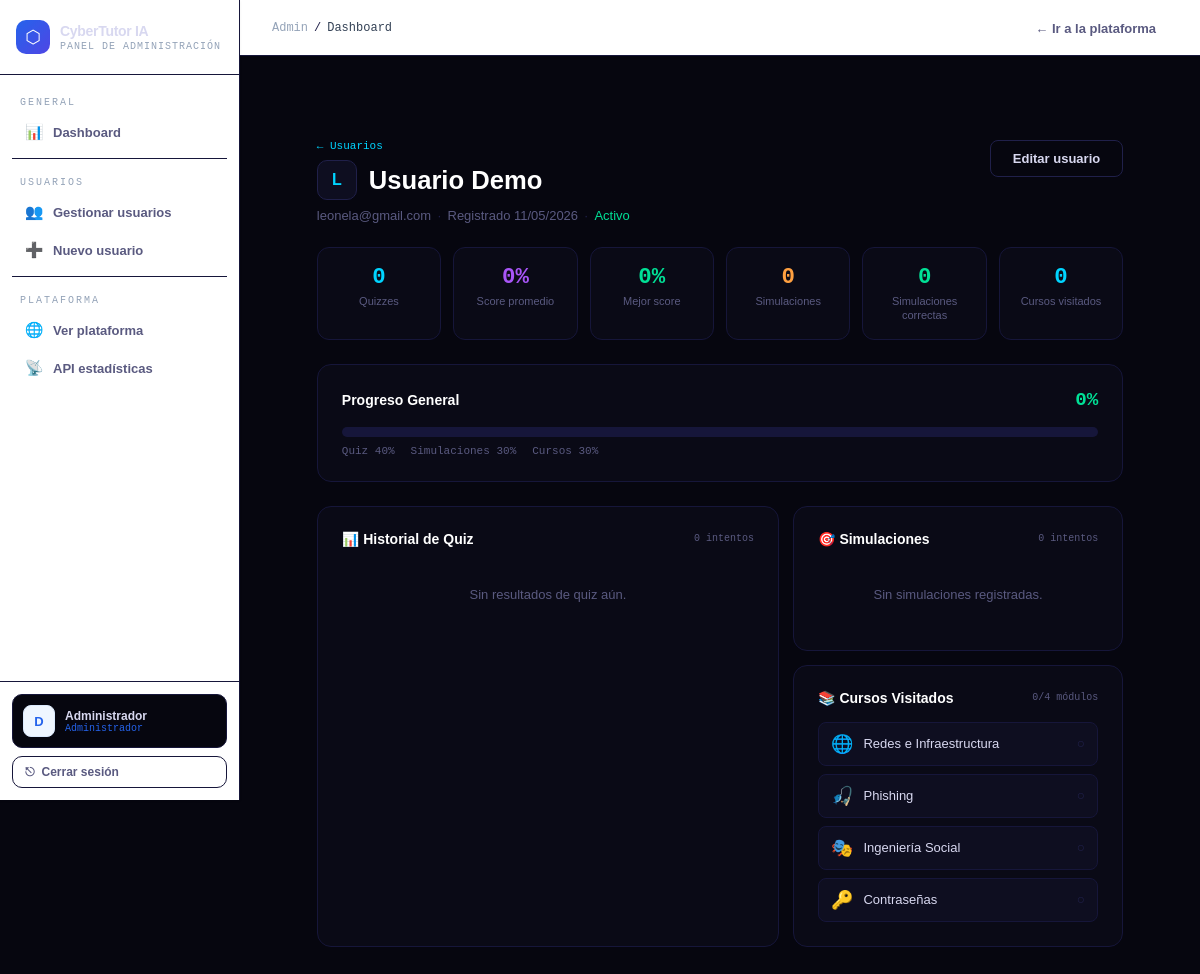
The page /admin/users/2/progress (signed in) on the database as committed earlier.
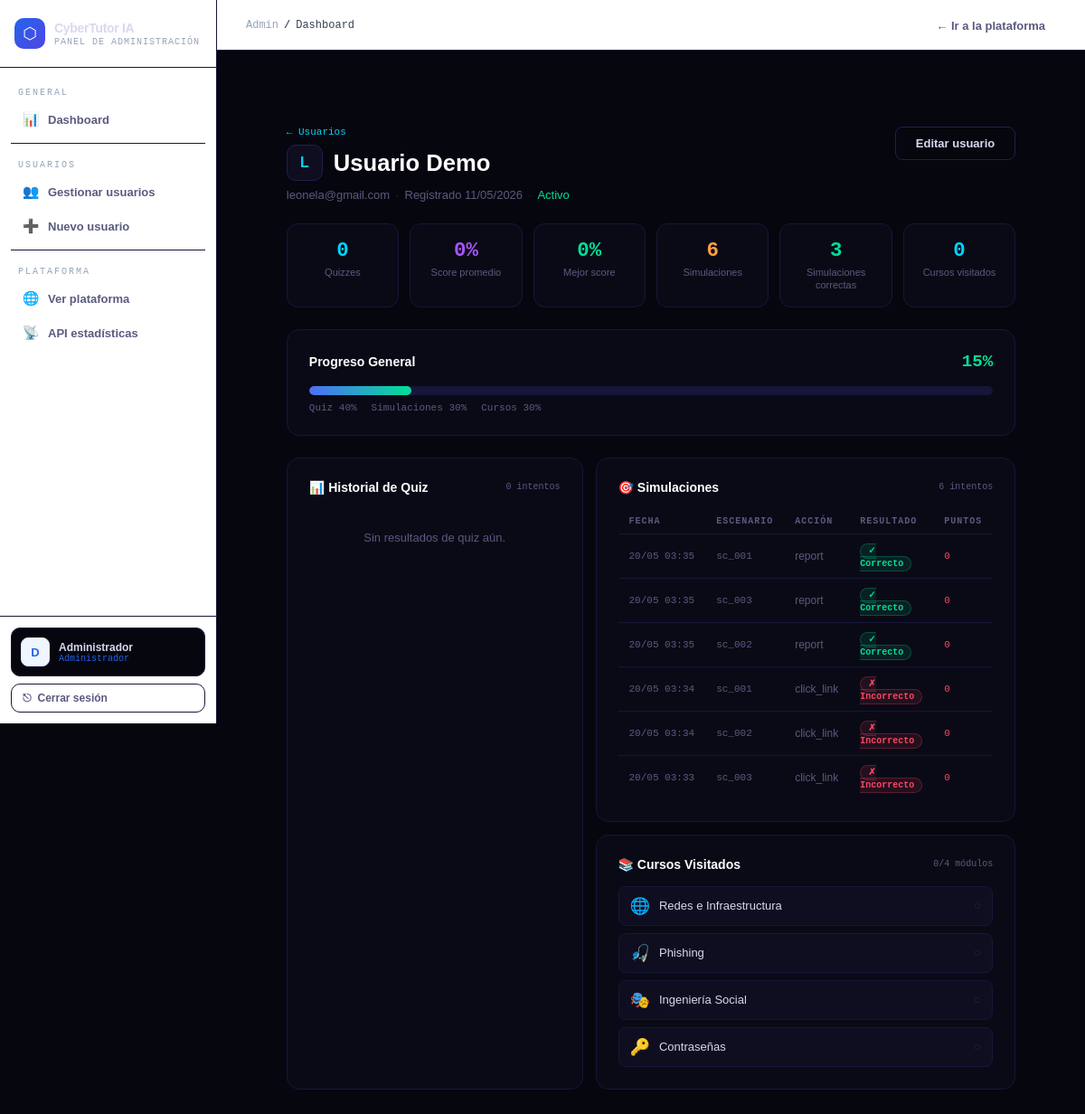
The same page on the database as committed later.
### app/models/user.py (models this page shows, shortened)
class User(db.Model, UserMixin):
    __tablename__ = 'user'
    id           = db.Column(db.Integer, primary_key=True)
    email        = db.Column(db.String(100), unique=True, nullable=False)
    password     = db.Column(db.String(255), nullable=False)
    name         = db.Column(db.String(100), default='')
    is_admin     = db.Column(db.Boolean, default=False)
    is_active    = db.Column(db.Boolean, default=True)
    created_at   = db.Column(db.DateTime, default=datetime.utcnow)
    last_login   = db.Column(db.DateTime, nullable=True)
    quiz_results       = db.relationship('QuizResult',       backref='user', lazy=True, cascade='all, delete-orphan')
    simulation_results = db.relationship('SimulationResult', backref='user', lazy=True, cascade='all, delete-orphan')
    course_visits      = db.relationship('CourseVisit',      backref='user', lazy=True, cascade='all, delete-orphan')
    @property
    def quiz_count(self):
        return len(self.quiz_results)
    @property
    def avg_quiz_score(self):
        if not self.quiz_results:
            return 0
        return round(sum(r.score for r in self.quiz_results) / len(self.quiz_results))
    @property
    def best_quiz_score(self):
        if not self.quiz_results:
            return 0
        return max(r.score for r in self.quiz_results)
    @property
    def simulation_count(self):
        return len(self.simulation_results)
    @property
    def simulation_correct(self):
        return sum(1 for r in self.simulation_results if r.is_correct)
    @property
    def courses_visited(self):
        return len(set(v.course_id for v in self.course_visits))
    @property
    def overall_progress(self):
        quiz_score   = self.avg_quiz_score * 0.4          # 40%
        sim_score    = (self.simulation_correct / max(self.simulation_count, 1)) * 100 * 0.3  # 30%
        course_score = min(self.courses_visited / 4, 1) * 100 * 0.3   # 30% (4 cursos total)
        return round(quiz_score + sim_score + course_score)

### app/models/progress.py (models this page shows, shortened)
class SimulationResult(db.Model):
    __tablename__ = 'simulation_result'
    id           = db.Column(db.Integer, primary_key=True)
    user_id      = db.Column(db.Integer, db.ForeignKey('user.id'), nullable=False)
    scenario_id  = db.Column(db.String(20), nullable=False)     # ej: "sc_001"
    action_taken = db.Column(db.String(30), nullable=False)     # ej: "report"
    is_correct   = db.Column(db.Boolean, nullable=False)
    points       = db.Column(db.Integer, default=0)
    risk_level   = db.Column(db.String(10), default='medio')    # alto/medio/bajo
    created_at   = db.Column(db.DateTime, default=datetime.utcnow)

### app/routes/admin.py (the view)
@admin.route('/users/<int:user_id>/progress')
@login_required
@admin_required
def user_progress(user_id):
    user = User.query.get_or_404(user_id)
    quiz_results = QuizResult.query.filter_by(user_id=user_id)\
                    .order_by(QuizResult.created_at.desc()).all()
    sim_results = SimulationResult.query.filter_by(user_id=user_id)\
                    .order_by(SimulationResult.created_at.desc()).all()
    course_visits = CourseVisit.query.filter_by(user_id=user_id)\
                    .order_by(CourseVisit.visited_at.desc()).all()
    quiz_history = [
        {'date': r.created_at.strftime('%d/%m'), 'score': r.score}
        for r in reversed(quiz_results[:10])
    ]
    return render_template('admin/user_progress.html',
        user=user,
        quiz_results=quiz_results,
        sim_results=sim_results,
        course_visits=course_visits,
        quiz_history=quiz_history,
    )

### app/templates/admin/user_progress.html (shortened to what this page needs)
{% extends "base_admin.html" %}
{% block content %}
<div class="adm-page">
  <div class="adm-header">
    <div>
      <div class="adm-eyebrow">
        <a href="{{ url_for('admin.users') }}" class="adm-back">← Usuarios</a>
      </div>
      <h1 class="adm-title">
        <div class="user-avatar-lg">{{ user.email[0].upper() }}</div>
        {{ user.name or user.email }}
      </h1>
      <div class="user-meta">
        <span>{{ user.email }}</span>
        <span class="dot">·</span>
        <span>Registrado {{ user.created_at.strftime('%d/%m/%Y') }}</span>
        <span class="dot">·</span>
        <span class="{% if user.is_active %}text-safe{% else %}text-danger{% endif %}">
          {{ 'Activo' if user.is_active else 'Inactivo' }}
        </span>
      </div>
    </div>
    <a href="{{ url_for('admin.edit_user', user_id=user.id) }}" class="btn-adm-secondary">Editar usuario</a>
  </div>
  <div class="prog-kpi-grid">
    <div class="prog-kpi">
      <div class="pk-num pk-blue">{{ user.quiz_count }}</div>
      <div class="pk-label">Quizzes</div>
    </div>
    <div class="prog-kpi">
      <div class="pk-num pk-purple">{{ user.avg_quiz_score }}%</div>
      <div class="pk-label">Score promedio</div>
    </div>
    <div class="prog-kpi">
      <div class="pk-num pk-green">{{ user.best_quiz_score }}%</div>
      <div class="pk-label">Mejor score</div>
    </div>
    <div class="prog-kpi">
      <div class="pk-num pk-orange">{{ user.simulation_count }}</div>
      <div class="pk-label">Simulaciones</div>
    </div>
    <div class="prog-kpi">
      <div class="pk-num pk-green">{{ user.simulation_correct }}</div>
      <div class="pk-label">Simulaciones correctas</div>
    </div>
    <div class="prog-kpi">
      <div class="pk-num pk-blue">{{ user.courses_visited }}</div>
      <div class="pk-label">Cursos visitados</div>
    </div>
  </div>
  <div class="adm-card" style="margin-bottom:1.5rem;">
    <div class="adm-card-header">
      <span class="adm-card-title">Progreso General</span>
      <span class="prog-pct">{{ user.overall_progress }}%</span>
    </div>
    <div class="prog-bar-outer">
      <div class="prog-bar-inner" style="width:{{ user.overall_progress }}%"></div>
    </div>
    <div class="prog-legend">
      <span>Quiz 40%</span>
      <span>Simulaciones 30%</span>
      <span>Cursos 30%</span>
    </div>
  </div>
  <div class="adm-row-2">
    <div class="adm-card">
      <div class="adm-card-header">
        <span class="adm-card-title">📊 Historial de Quiz</span>
        <span class="adm-card-sub">{{ quiz_results | length }} intentos</span>
      </div>
      {% if quiz_results %}
      <div class="mini-chart">
        {% for r in quiz_results[-10:] | reverse %}
        <div class="mc-bar-wrap" title="{{ r.score }}% — {{ r.created_at.strftime('%d/%m') }}">
          <div class="mc-bar {% if r.score >= 90 %}mc-green{% elif r.score >= 70 %}mc-blue{% elif r.score >= 50 %}mc-yellow{% else %}mc-red{% endif %}"
               style="height: {{ r.score }}%">
          </div>
          <div class="mc-label">{{ r.created_at.strftime('%d/%m') }}</div>
        </div>
        {% endfor %}
      </div>
      <div class="adm-table-wrap" style="margin-top:1.25rem;">
        <table class="adm-table">
          <thead><tr><th>Fecha</th><th>Score</th><th>Correctas</th><th>Nivel</th></tr></thead>
          <tbody>
            {% for r in quiz_results %}
            <tr>
              <td class="td-muted td-mono">{{ r.created_at.strftime('%d/%m/%Y %H:%M') }}</td>
              <td>
                <span class="score-pill {% if r.score >= 90 %}pill-green{% elif r.score >= 70 %}pill-blue{% elif r.score >= 50 %}pill-yellow{% else %}pill-red{% endif %}">
                  {{ r.score }}%
                </span>
              </td>
              <td class="td-muted td-mono">{{ r.correct }}/{{ r.total }}</td>
              <td class="td-muted">
                {% if r.score >= 90 %}Experto
                {% elif r.score >= 70 %}Avanzado
                {% elif r.score >= 50 %}Intermedio
                {% else %}Principiante{% endif %}
              </td>
            </tr>
            {% endfor %}
          </tbody>
        </table>
      </div>
      {% else %}
      <p class="adm-empty">Sin resultados de quiz aún.</p>
      {% endif %}
    </div>
    <div style="display:flex; flex-direction:column; gap:14px;">
      <div class="adm-card">
        <div class="adm-card-header">
          <span class="adm-card-title">🎯 Simulaciones</span>
          <span class="adm-card-sub">{{ sim_results | length }} intentos</span>
        </div>
        {% if sim_results %}
        <div class="adm-table-wrap">
          <table class="adm-table">
            <thead><tr><th>Fecha</th><th>Escenario</th><th>Acción</th><th>Resultado</th><th>Puntos</th></tr></thead>
            <tbody>
              {% for r in sim_results %}
              <tr>
                <td class="td-muted td-mono" style="white-space:nowrap;">{{ r.created_at.strftime('%d/%m %H:%M') }}</td>
                <td class="td-muted td-mono">{{ r.scenario_id }}</td>
                <td class="td-muted">{{ r.action_taken }}</td>
                <td>
                  <span class="status-pill {% if r.is_correct %}status-active{% else %}status-inactive{% endif %}">
                    {{ '✓ Correcto' if r.is_correct else '✗ Incorrecto' }}
                  </span>
                </td>
                <td class="td-mono {% if r.points >= 75 %}text-safe{% elif r.points >= 25 %}text-warn{% else %}text-danger{% endif %}">
                  {{ r.points }}
                </td>
              </tr>
              {% endfor %}
            </tbody>
          </table>
        </div>
        {% else %}
        <p class="adm-empty">Sin simulaciones registradas.</p>
        {% endif %}
      </div>
      <div class="adm-card">
        <div class="adm-card-header">
          <span class="adm-card-title">📚 Cursos Visitados</span>
          <span class="adm-card-sub">{{ user.courses_visited }}/4 módulos</span>
        </div>
        {% set all_courses = [
          ('redes', 'Redes e Infraestructura', '🌐'),
          ('phishing', 'Phishing', '🎣'),
          ('ingenieria', 'Ingeniería Social', '🎭'),
          ('contrasena', 'Contraseñas', '🔑'),
        ] %}
        {% set visited_ids = course_visits | map(attribute='course_id') | list %}
        <div class="course-check-list">
          {% for cid, cname, icon in all_courses %}
          <div class="cc-item {% if cid in visited_ids %}cc-done{% endif %}">
            <span class="cc-icon">{{ icon }}</span>
            <span class="cc-name">{{ cname }}</span>
            <span class="cc-status">{{ '✓' if cid in visited_ids else '○' }}</span>
          </div>
          {% endfor %}
        </div>
      </div>
    </div>
  </div>
</div>
{% endblock %}

### app/templates/base_admin.html (shortened to what this page needs)
<!DOCTYPE html>
<html lang="es">
<head>
</head>
<body>
<aside class="adm-sidebar" id="sidebar">
  <div class="sidebar-logo">
    <div class="logo-wrap">
      <div class="logo-icon">⬡</div>
      <div>
        <div class="logo-title">CyberTutor IA</div>
        <div class="logo-sub">Panel de administración</div>
      </div>
    </div>
  </div>
  <nav class="sidebar-nav">
    <span class="nav-section-label">General</span>
    <a href="{{ url_for('admin.dashboard') }}"
       class="nav-link {% if request.endpoint == 'admin.dashboard' %}active{% endif %}">
      <span class="nav-icon">📊</span> Dashboard
    </a>
    <div class="nav-divider"></div>
    <span class="nav-section-label">Usuarios</span>
    <a href="{{ url_for('admin.users') }}"
       class="nav-link {% if request.endpoint in ['admin.users', 'admin.create_user', 'admin.edit_user'] %}active{% endif %}">
      <span class="nav-icon">👥</span> Gestionar usuarios
    </a>
    <a href="{{ url_for('admin.create_user') }}" class="nav-link">
      <span class="nav-icon">➕</span> Nuevo usuario
    </a>
    <div class="nav-divider"></div>
    <span class="nav-section-label">Plataforma</span>
    <a href="{{ url_for('main.home') }}" class="nav-link" target="_blank">
      <span class="nav-icon">🌐</span> Ver plataforma
    </a>
    <a href="{{ url_for('admin.api_stats') }}" class="nav-link" target="_blank">
      <span class="nav-icon">📡</span> API estadísticas
    </a>
  </nav>
  <div class="sidebar-footer">
    <div class="admin-profile">
      <div class="profile-avatar">
        {{ current_user.email[0].upper() if current_user.is_authenticated else 'A' }}
      </div>
      <div>
        <div class="profile-name">
          {{ current_user.name or current_user.email if current_user.is_authenticated else 'Admin' }}
        </div>
        <div class="profile-role">Administrador</div>
      </div>
    </div>
    <a href="{{ url_for('auth.logout') }}" class="btn-logout">
      <span>⎋</span> Cerrar sesión
    </a>
  </div>
</aside>
<main class="adm-main">
  <div class="adm-topnav">
    <div class="breadcrumb">
      <a href="{{ url_for('admin.dashboard') }}">Admin</a>
      <span class="sep">/</span>
      <span class="current">{% block breadcrumb %}Dashboard{% endblock %}</span>
    </div>
    <div class="topnav-right">
      <a href="{{ url_for('main.home') }}" target="_blank">← Ir a la plataforma</a>
    </div>
  </div>
  <div style="padding: 0 2rem; padding-top: 1.25rem;">
  </div>
  <div class="adm-content">
    {% block content %}{% endblock %}
  </div>
</main>
</body>
</html>

Rows that differ between the two databases and show on the page:
added SimulationResult: simulation_correct "3", overall_progress "15", created_at "20/05 03:33", scenario_id "sc_003", action_taken "click_link", is_correct "✗ Incorrecto", points "0"
added SimulationResult: created_at "20/05 03:35", scenario_id "sc_001", action_taken "report", is_correct "✓ Correcto", points "0"
added SimulationResult: created_at "20/05 03:35", scenario_id "sc_003", action_taken "report", is_correct "✓ Correcto", points "0"
added SimulationResult: created_at "20/05 03:35", scenario_id "sc_002", action_taken "report", is_correct "✓ Correcto", points "0"
added SimulationResult: created_at "20/05 03:34", scenario_id "sc_001", action_taken "click_link", is_correct "✗ Incorrecto", points "0"
added SimulationResult: created_at "20/05 03:34", scenario_id "sc_002", action_taken "click_link", is_correct "✗ Incorrecto", points "0"
Other text that changed with them:
{{ user.simulation_count }}: "0" → "6"
{{ sim_results | length }}: "0" → "6"
{{ user.simulation_correct }}: "0" → (not shown)
{{ user.overall_progress }}: "0" → (not shown)
text no longer shown: "Sin simulaciones registradas."
text now shown: "FECHA ESCENARIO ACCIÓN RESULTADO PUNTOS"
